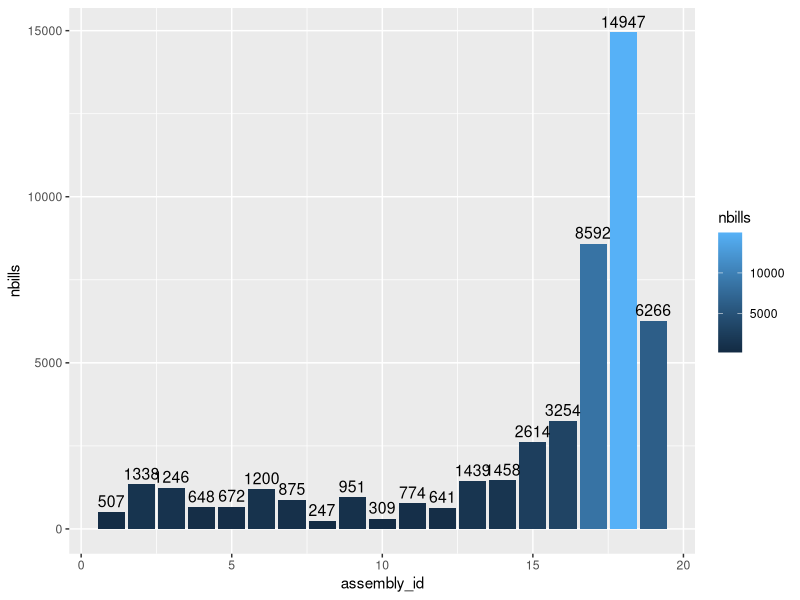
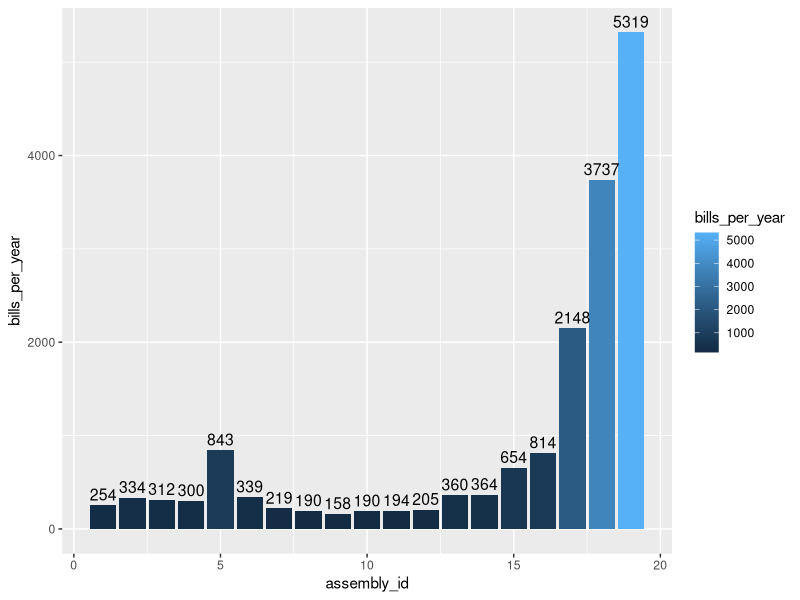

Write the R code that produced these figures, in order.
#! /usr/bin/Rscript

library(ggplot2)

df <- read.csv('data.csv')
options(device="png")

ggplot(df, aes(x=assembly_id, y=nbills, fill=nbills)) +
  geom_bar(stat="identity") +
  geom_text(label=df$nbills, vjust=-0.4, size=4)

ggplot(df, aes(x=assembly_id, y=bills_per_year, fill=bills_per_year)) +
  geom_bar(stat="identity") +
  geom_text(label=round(df$bills_per_year), vjust=-0.4, size=4)
